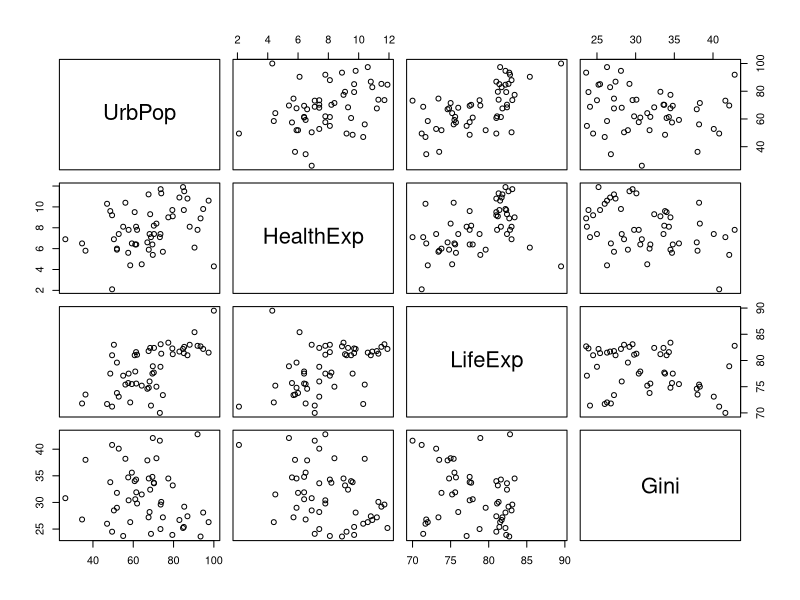
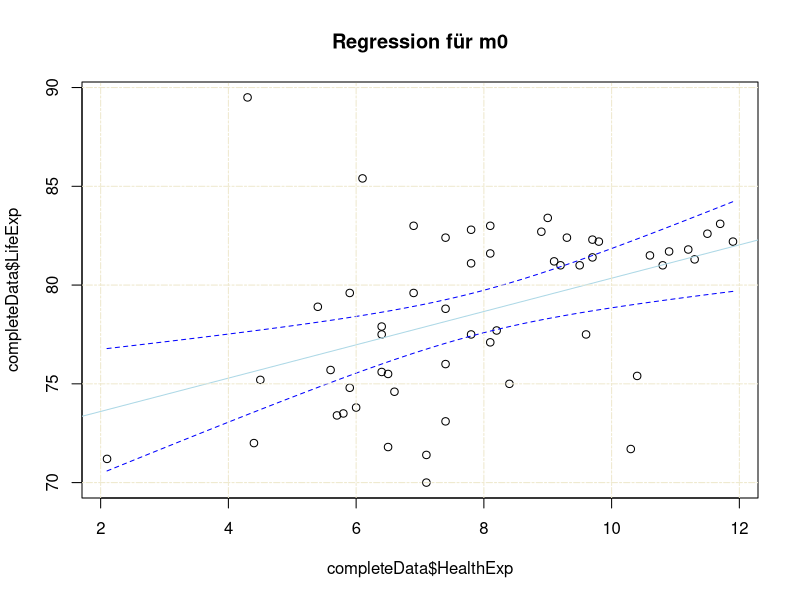
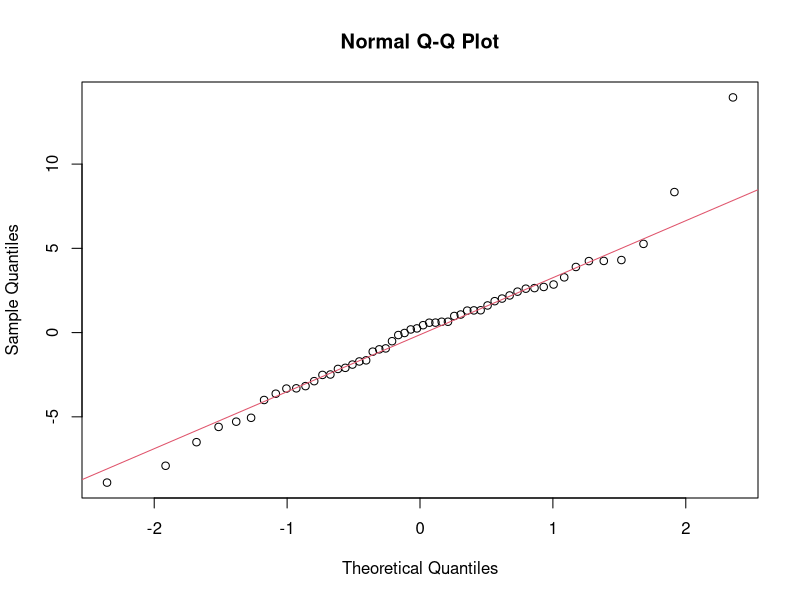
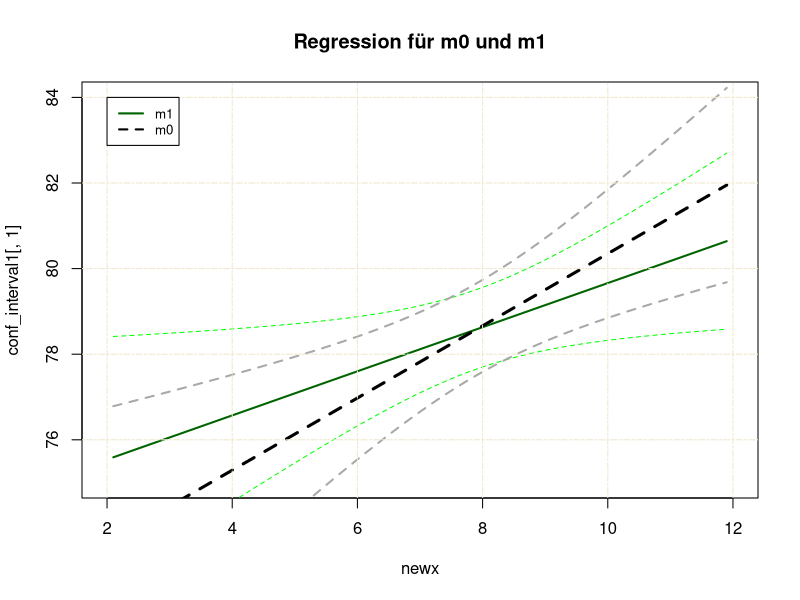
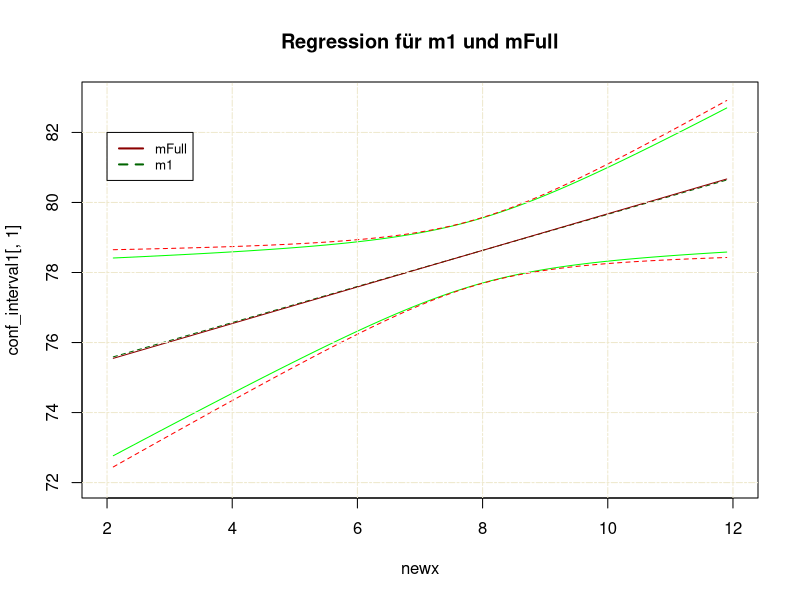

These charts were generated, in order, by the following R code:
## ---- chunk 1
knitr::opts_chunk$set(echo = TRUE)
## ---- chunk 2
rawData <- read.csv2('selected_WHO_Data.csv', sep = ';')
# reset long column names
longColumnNames <- colnames(rawData) # save long ones for later use
colnames(rawData) <- c("Country", 
                       "UrbPop", # Urban Population Rate
                       "HealthExp", # estimates Health Expentiture as % from GDP
                       "LifeExp", # Life Expectancy for both sex
                       "Gini") # Gini Index
#  first plot
library(ggplot2)
scattermatrix <- pairs(rawData[,2:5]) 

## ---- chunk 3
summary(rawData)
## ---- chunk 4
# missing values MCAR -> fix missing using MICE
pMiss <- function(x){sum(is.na(x))/length(x)*100}
apply(rawData,2,pMiss) # Carefull: Gini Index have 5.5% NA
## ---- chunk 5

library(mice)
library(lattice)
# use predictive mean matching from mice package for handling NA values
tempData <- invisible(mice(rawData, 
                 m = 5, # number of datasets to compute
                 maxit = 50, 
                 meth = 'pmm', 
                 seed = 42, 
                 printflat = FALSE))
completeData = complete(tempData, 1)
## ---- chunk 6
summary(completeData)
cat('Standard Deviation Gini Index before fixing missing values: ', sd(rawData$Gini, na.rm = TRUE), '\n',
    'Standard Deviation Gini Index after fixing missing values: ', sd(completeData$Gini))
## ---- chunk 7
# outlier check using mahalanobis distance
mahal = mahalanobis(completeData[, -c(1)], 
                    colMeans(completeData[, -c(1)]), 
                    cov(completeData[, -c(1)], use = "pairwise.complete.obs")) # mahalanobis distance for all data points
cutoff = qchisq(1 - .001, ncol(completeData[, -c(1)])) # cutoff for 99.999% of all datapoints
summary(mahal < cutoff)
completeData = completeData[mahal < cutoff, ] #
## ---- chunk 8
corrCoef <- cor(completeData[, -c(1)])
symnum(corrCoef)
## ---- chunk 9
# y ~ x -> 
formula0 = LifeExp ~ HealthExp # predict life expectancy from health expendencies
formula1 = LifeExp ~ HealthExp + UrbPop # also use Urban Population Rate 
formulaFull = LifeExp ~ HealthExp + UrbPop + Gini # now take Gini Index on top
## ---- chunk 10
# no covariates
m0 <- lm(formula0, data = completeData)
summary(m0)
## ---- chunk 11
# compute the models confidence interval and plot
newx = seq(min(completeData$HealthExp), max(completeData$HealthExp), by = 0.05)
conf_interval0 <- predict(m0, newdata=data.frame(HealthExp=newx), interval="confidence", level=0.95)
plot(completeData$HealthExp, completeData$LifeExp, main="Regression für m0")
abline(m0, col="lightblue")
lines(newx, conf_interval0[,2], col="blue", lty=2)
lines(newx, conf_interval0[,3], col="blue", lty=2)
grid (NULL,NULL, lty = 6, col = "cornsilk2") 
## ---- chunk 12
# shapiro wilk test
shapiro.test(m0$residuals)
normalDist = rnorm(length(m0$residuals))
# qqplot of risidual
qqnorm(m0$residuals);qqline(m0$residuals, col = 2)

## ---- chunk 13
# now with covariates
m1 = lm(formula1, data = completeData)
summary(m1)
## ---- chunk 14
#plot(completeData$HealthExp, completeData$Lifeexp, main="Regression")
#abline(m1, col="lightblue")
# compute the models confidence interval and plot
newx = seq(min(completeData$HealthExp), max(completeData$HealthExp), by = 0.05)
conf_interval1 <- predict(m1, newdata=data.frame(HealthExp=newx, UrbPop=mean(completeData$UrbPop)), interval="confidence", level=0.95)
#plot(completeData$HealthExp, completeData$Lifeexp, main="Regression")
#abline(mFull, col="lightblue")
plot(newx, conf_interval1[,1], col="darkgreen", type = 'l', lty=1, lwd = 2, xlim=c(2, 12), ylim=c(75, 84), main="Regression für m0 und m1")
lines(newx, conf_interval1[,2], col="green", lty=2)
lines(newx, conf_interval1[,3], col="green", lty=2)


lines(newx, conf_interval0[,1], col = "black", lty = 2, lwd = 3)
lines(newx, conf_interval0[,2], col = "darkgray", lty = 2, lwd = 2)
lines(newx, conf_interval0[,3], col = "darkgray", lty = 2, lwd = 2)
grid (NULL,NULL, lty = 6, col = "cornsilk2") 
legend(2, 84, legend = c("m1", "m0"),
       col = c("darkgreen", "black"), lwd = 2, lty = 1:2, cex = 0.8)
## ---- chunk 15
# Calculate AIC 
AIC(m0)
AIC(m1)

# test if with covariates is any better
summary(m1)
anova(m0, m1)
## ---- chunk 16
# now with two covariates
mFull = lm(formulaFull, data = completeData)
summary(mFull)
## ---- chunk 17
# compute the models confidence interval and plot
newx = seq(min(completeData$HealthExp), max(completeData$HealthExp), by = 0.05)
conf_interval_Full <- predict(mFull, newdata = data.frame(HealthExp = newx, UrbPop = mean(completeData$UrbPop), Gini = mean(completeData$Gini)), interval = "confidence", level = 0.95)

plot(newx, conf_interval1[,1], col="darkgreen", type = 'l', lty=2, xlim=c(2, 12), ylim=c(72, 83), main="Regression für m1 und mFull")
lines(newx, conf_interval1[,2], col="green", lty=1)
lines(newx, conf_interval1[,3], col="green", lty=1)


lines(newx, conf_interval_Full[,1], col="darkred", lty=1)
lines(newx, conf_interval_Full[,2], col="red", lty=2)
lines(newx, conf_interval_Full[,3], col="red", lty=2)

grid (NULL,NULL, lty = 6, col = "cornsilk2") 
legend(2, 82, legend = c("mFull", "m1"),
       col = c("darkred", "darkgreen"), lwd = 2, lty = 1:2, cex = 0.8)
## ---- chunk 18
# Calculate AIC 
AIC(m0)
AIC(m1)
AIC(mFull)


# test if with both covariates is any better
summary(mFull)
anova(m0, m1, mFull)
